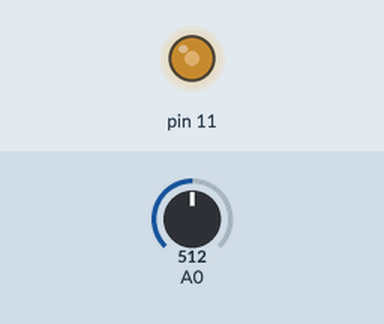
Bench run of a sketch on a simulated Arduino Uno, built with avr-gcc and run on an emulated ATmega328P. Parts: output pins drawn as LEDs (lit = HIGH). Inputs (shaded band) come from the test bench; at power-on: A0 = 512.

Above: at 4.8 s.
4.9 s: A0 set to 716
At 9.2 s:
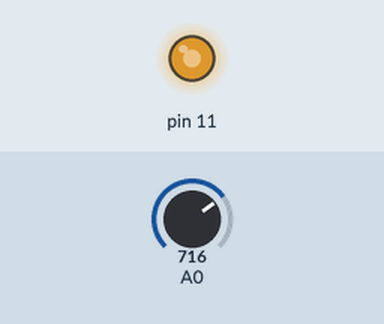
9.9 s: A0 set to 900
At 13.4 s:
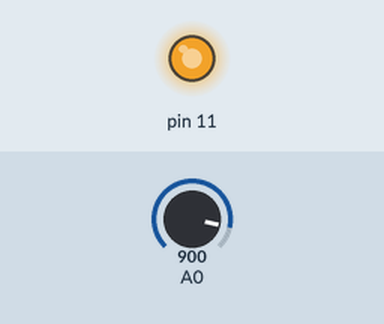
14.9 s: A0 set to 122
At 16.5 s:
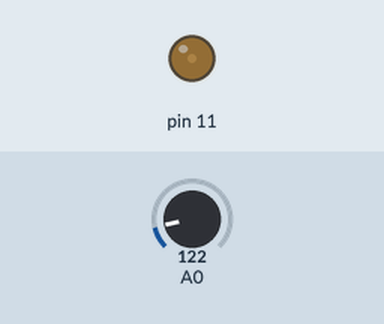
19.9 s: A0 set to 0
At 20.7 s:
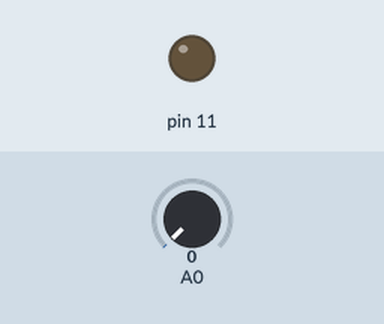
Timing chart, 0 to 22.9 s (numbered marks = the images above; inputs shaded):
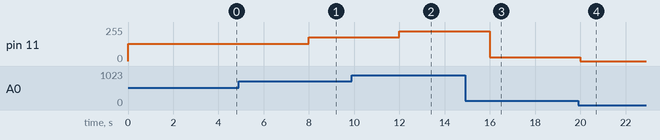

The sketch:

Photoresistance_ledoutput.ino
```cpp
void setup() {
  pinMode(11,OUTPUT);

  #define uint unsigned int
  #define uchar unsigned char

}

void loop() {
  uint resistance;
  resistance=analogRead(0);
  //lcd.print(resistance);
  analogWrite(11,resistance/4);
  delay(4000);


}
```

Measured:
- after the input at 4.9 s, pin 11: 128/255 → 179/255 after 3.1 s
- after the input at 9.9 s, pin 11: 179/255 → 225/255 after 2.1 s
- after the input at 14.9 s, pin 11: 225/255 → 30/255 after 1.1 s
- after the input at 19.9 s, pin 11: 30/255 → 0/255 after 0.10 s
